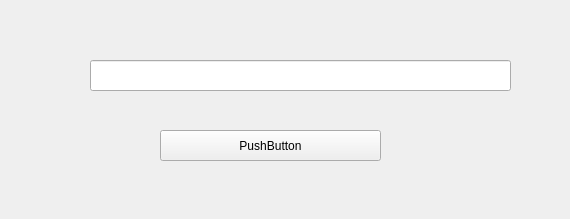
<?xml version="1.0" encoding="UTF-8"?>
<ui version="4.0">
 <class>Form</class>
 <widget class="QWidget" name="Form">
  <property name="geometry">
   <rect>
    <x>0</x>
    <y>0</y>
    <width>570</width>
    <height>219</height>
   </rect>
  </property>
  <property name="windowTitle">
   <string>Form</string>
  </property>
  <widget class="QPushButton" name="button">
   <property name="geometry">
    <rect>
     <x>160</x>
     <y>130</y>
     <width>221</width>
     <height>31</height>
    </rect>
   </property>
   <property name="text">
    <string>PushButton</string>
   </property>
  </widget>
  <widget class="QLineEdit" name="lineEdit">
   <property name="geometry">
    <rect>
     <x>90</x>
     <y>60</y>
     <width>421</width>
     <height>31</height>
    </rect>
   </property>
  </widget>
 </widget>
 <resources/>
 <connections/>
</ui>
